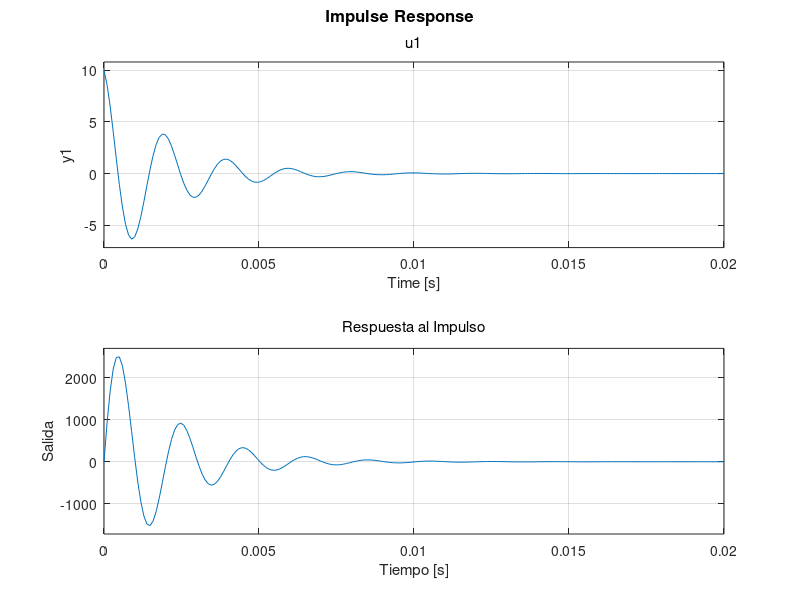

This figure's MATLAB source:
clc; clear all; close all;

% === Parámetros del circuito RLC serie ===
R = 100;           % Resistencia en ohmios
L = 0.1;           % Inductancia en henrios
Cap = 1e-6;        % Capacitancia en faradios

% === Matrices del modelo en espacio de estados ===
A = [-R/L, -1/(L*Cap); 1, 0];
B = [1/L; 0];
C = [1, 0; 0, 1/Cap];   % Salidas: voltaje del capacitor y corriente
D = [0; 0];

% === Crear sistema en espacio de estados ===
sys = ss(A, B, C, D);

% === Respuestas al escalón e impulso ===
figure;
subplot(2,1,1);
step(sys);
title('Respuesta al Escalón');
xlabel('Tiempo [s]'); ylabel('Salida');

subplot(2,1,2);
impulse(sys);
title('Respuesta al Impulso');
xlabel('Tiempo [s]'); ylabel('Salida');

% === Conversión a función de transferencia ===
G = tf(sys);
disp('Función de transferencia del sistema:');
G

% === Conversión de nuevo a espacio de estados ===
[AA, BB, CC, DD] = ssdata(G);

